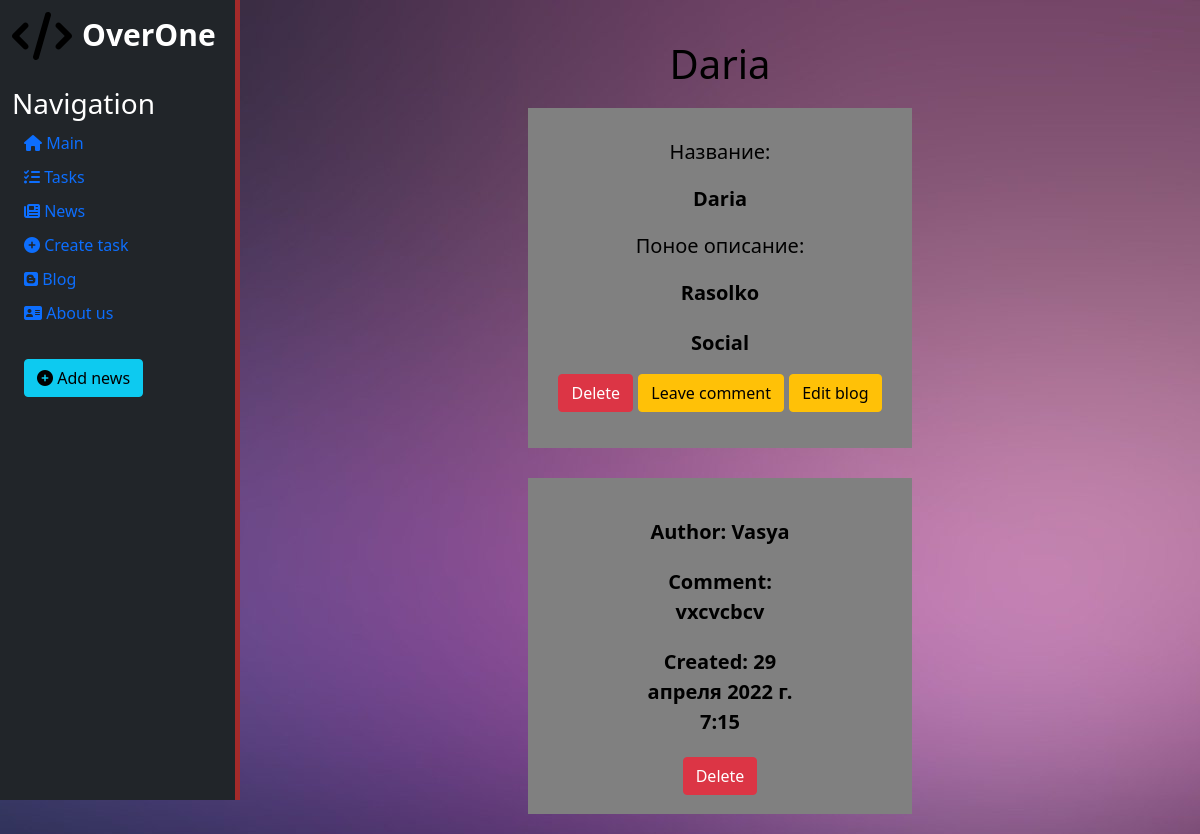
/blog9/detail_blog, run on the app's committed database.
### blog/models.py (models this page shows, shortened)
class Post(models.Model):
    title = models.CharField('Name', max_length=50)
    text = models.TextField('Caption news')
    categories = models.ManyToManyField(Category, related_name='posts')
    created = models.DateTimeField('Date publication', auto_now_add=True)
    edit = models.DateTimeField('Date edit', auto_now=True)
    class Meta:
        verbose_name = 'Post'
        verbose_name_plural = 'Posts'

class Category(models.Model):
    name = models.CharField('Name', max_length=50)
    def __str__(self):
        return self.name

class Comment(models.Model):
    author = models.CharField(max_length=50)
    body = models.TextField()
    post = models.ForeignKey(Post, on_delete=models.CASCADE)
    created = models.DateTimeField(auto_now_add=True)
    class Meta:
        verbose_name = 'Comment'
        verbose_name_plural = 'Comments'

### blog/views.py (the view)
# urls.py: path('<int:pk>/detail_blog', views.detail_blog, name='detail_blog'),
def detail_blog(request, pk):
    post = Post.objects.get(pk=pk)
    comment = Comment.objects.filter(post=post)
    context = {
        'post': post,
        'comment': comment,
        'title': 'Detail blog page'
    }
    return render(request, 'blog/detail_blog.html', context)

### blog/templates/blog/detail_blog.html (shortened to what this page needs)
{% extends 'base.html' %}
{% load static %}
{% block body %}
<h1>{{ post.title }}</h1>
<form>
<div class="delete-task">
    <div class="card-body">
        <div class='card-body'>
            <h5>Название:</h5>
            <p>{{ post.title }}</p>
            <h5>Поное описание:</h5>
            <p>{{ post.text }}</p>
            {% for el in post.categories.all %}
                {{ el }}<br>
            {% endfor %}
        </div>
        <a href="{% url 'delete_blog' post.id %}" class="btn btn-danger">Delete</a>
        <a href="{% url 'comment_blog' post.id %}" class="btn btn-warning">Leave comment</a>
        <a href="{% url 'update_blog' post.id %}" class="btn btn-warning">Edit blog</a>
    </div>
</div>
{% for el in comment %}
    <div class="comment-blog">
        <p>Author: {{ el.author }}</p>
        <p>Comment: {{ el.body }}</p>
        <p>Created: {{ el.created }}</p>
        <a href="{% url 'delete_comment' el.id %}" class="btn btn-danger">Delete</a>
    </div>
{% endfor %}
</form>
{% endblock %}

### main/static/main/css/main.css (style rules this page uses)
body { background-image: url(grad3.jpg); background-attachment: fixed; }
main form { width: 40%; margin: 20px auto; }
main .home p { width: 50%; margin: 20px auto; }
main .delete-task { background: gray; padding-bottom: 20px; }

### blog/static/blog/css/main.css (style rules this page uses)
main .comment-blog { margin-top: 30px; background: grey; padding: 5%; }

### data on the page
Post: title "Daria", text "Rasolko"
Category: name "Social"
Comment: author "Vasya", body "vxcvcbcv", created "29 апреля 2022 г. 7:15"
